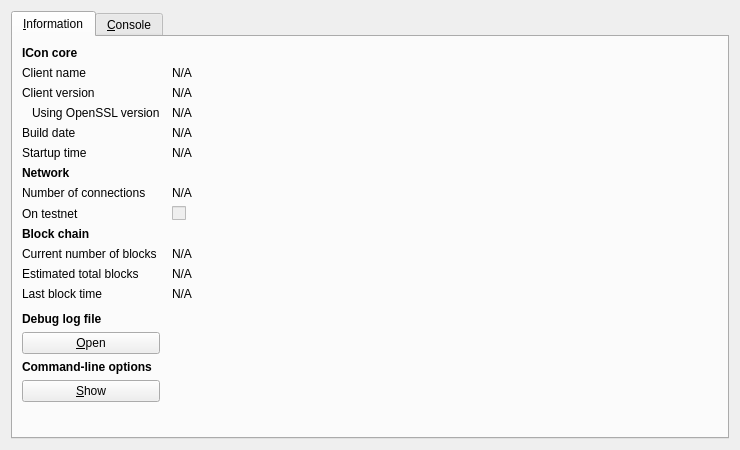
<?xml version="1.0" encoding="UTF-8"?>
<ui version="4.0">
 <class>RPCConsole</class>
 <widget class="QDialog" name="RPCConsole">
  <property name="geometry">
   <rect>
    <x>0</x>
    <y>0</y>
    <width>740</width>
    <height>450</height>
   </rect>
  </property>
  <property name="windowTitle">
   <string>ICon -Debug window</string>
  </property>
  <layout class="QVBoxLayout" name="verticalLayout_2">
   <item>
    <widget class="QTabWidget" name="tabWidget">
     <property name="currentIndex">
      <number>0</number>
     </property>
     <widget class="QWidget" name="tab_info">
      <attribute name="title">
       <string>&amp;Information</string>
      </attribute>
      <layout class="QGridLayout" name="gridLayout" columnstretch="0,1">
       <property name="horizontalSpacing">
        <number>12</number>
       </property>
       <item row="0" column="0">
        <widget class="QLabel" name="label_9">
         <property name="font">
          <font>
           <weight>75</weight>
           <bold>true</bold>
          </font>
         </property>
         <property name="text">
          <string>ICon core</string>
         </property>
        </widget>
       </item>
       <item row="1" column="0">
        <widget class="QLabel" name="label_5">
         <property name="text">
          <string>Client name</string>
         </property>
        </widget>
       </item>
       <item row="1" column="1">
        <widget class="QLabel" name="clientName">
         <property name="cursor">
          <cursorShape>IBeamCursor</cursorShape>
         </property>
         <property name="text">
          <string>N/A</string>
         </property>
         <property name="textFormat">
          <enum>Qt::PlainText</enum>
         </property>
         <property name="textInteractionFlags">
          <set>Qt::LinksAccessibleByMouse|Qt::TextSelectableByKeyboard|Qt::TextSelectableByMouse</set>
         </property>
        </widget>
       </item>
       <item row="2" column="0">
        <widget class="QLabel" name="label_6">
         <property name="text">
          <string>Client version</string>
         </property>
        </widget>
       </item>
       <item row="2" column="1">
        <widget class="QLabel" name="clientVersion">
         <property name="cursor">
          <cursorShape>IBeamCursor</cursorShape>
         </property>
         <property name="text">
          <string>N/A</string>
         </property>
         <property name="textFormat">
          <enum>Qt::PlainText</enum>
         </property>
         <property name="textInteractionFlags">
          <set>Qt::LinksAccessibleByMouse|Qt::TextSelectableByKeyboard|Qt::TextSelectableByMouse</set>
         </property>
        </widget>
       </item>
       <item row="3" column="0">
        <widget class="QLabel" name="label_14">
         <property name="text">
          <string>Using OpenSSL version</string>
         </property>
         <property name="indent">
          <number>10</number>
         </property>
        </widget>
       </item>
       <item row="3" column="1">
        <widget class="QLabel" name="openSSLVersion">
         <property name="cursor">
          <cursorShape>IBeamCursor</cursorShape>
         </property>
         <property name="text">
          <string>N/A</string>
         </property>
         <property name="textFormat">
          <enum>Qt::PlainText</enum>
         </property>
         <property name="textInteractionFlags">
          <set>Qt::LinksAccessibleByMouse|Qt::TextSelectableByKeyboard|Qt::TextSelectableByMouse</set>
         </property>
        </widget>
       </item>
       <item row="4" column="0">
        <widget class="QLabel" name="label_12">
         <property name="text">
          <string>Build date</string>
         </property>
        </widget>
       </item>
       <item row="4" column="1">
        <widget class="QLabel" name="buildDate">
         <property name="cursor">
          <cursorShape>IBeamCursor</cursorShape>
         </property>
         <property name="text">
          <string>N/A</string>
         </property>
         <property name="textFormat">
          <enum>Qt::PlainText</enum>
         </property>
         <property name="textInteractionFlags">
          <set>Qt::LinksAccessibleByMouse|Qt::TextSelectableByKeyboard|Qt::TextSelectableByMouse</set>
         </property>
        </widget>
       </item>
       <item row="5" column="0">
        <widget class="QLabel" name="label_13">
         <property name="text">
          <string>Startup time</string>
         </property>
        </widget>
       </item>
       <item row="5" column="1">
        <widget class="QLabel" name="startupTime">
         <property name="cursor">
          <cursorShape>IBeamCursor</cursorShape>
         </property>
         <property name="text">
          <string>N/A</string>
         </property>
         <property name="textFormat">
          <enum>Qt::PlainText</enum>
         </property>
         <property name="textInteractionFlags">
          <set>Qt::LinksAccessibleByMouse|Qt::TextSelectableByKeyboard|Qt::TextSelectableByMouse</set>
         </property>
        </widget>
       </item>
       <item row="6" column="0">
        <widget class="QLabel" name="label_11">
         <property name="font">
          <font>
           <weight>75</weight>
           <bold>true</bold>
          </font>
         </property>
         <property name="text">
          <string>Network</string>
         </property>
        </widget>
       </item>
       <item row="7" column="0">
        <widget class="QLabel" name="label_7">
         <property name="text">
          <string>Number of connections</string>
         </property>
        </widget>
       </item>
       <item row="7" column="1">
        <widget class="QLabel" name="numberOfConnections">
         <property name="cursor">
          <cursorShape>IBeamCursor</cursorShape>
         </property>
         <property name="text">
          <string>N/A</string>
         </property>
         <property name="textFormat">
          <enum>Qt::PlainText</enum>
         </property>
         <property name="textInteractionFlags">
          <set>Qt::LinksAccessibleByMouse|Qt::TextSelectableByKeyboard|Qt::TextSelectableByMouse</set>
         </property>
        </widget>
       </item>
       <item row="8" column="0">
        <widget class="QLabel" name="label_8">
         <property name="text">
          <string>On testnet</string>
         </property>
        </widget>
       </item>
       <item row="8" column="1">
        <widget class="QCheckBox" name="isTestNet">
         <property name="enabled">
          <bool>false</bool>
         </property>
         <property name="text">
          <string/>
         </property>
        </widget>
       </item>
       <item row="9" column="0">
        <widget class="QLabel" name="label_10">
         <property name="font">
          <font>
           <weight>75</weight>
           <bold>true</bold>
          </font>
         </property>
         <property name="text">
          <string>Block chain</string>
         </property>
        </widget>
       </item>
       <item row="10" column="0">
        <widget class="QLabel" name="label_3">
         <property name="text">
          <string>Current number of blocks</string>
         </property>
        </widget>
       </item>
       <item row="10" column="1">
        <widget class="QLabel" name="numberOfBlocks">
         <property name="cursor">
          <cursorShape>IBeamCursor</cursorShape>
         </property>
         <property name="text">
          <string>N/A</string>
         </property>
         <property name="textFormat">
          <enum>Qt::PlainText</enum>
         </property>
         <property name="textInteractionFlags">
          <set>Qt::LinksAccessibleByMouse|Qt::TextSelectableByKeyboard|Qt::TextSelectableByMouse</set>
         </property>
        </widget>
       </item>
       <item row="11" column="0">
        <widget class="QLabel" name="label_4">
         <property name="text">
          <string>Estimated total blocks</string>
         </property>
        </widget>
       </item>
       <item row="11" column="1">
        <widget class="QLabel" name="totalBlocks">
         <property name="cursor">
          <cursorShape>IBeamCursor</cursorShape>
         </property>
         <property name="text">
          <string>N/A</string>
         </property>
         <property name="textFormat">
          <enum>Qt::PlainText</enum>
         </property>
         <property name="textInteractionFlags">
          <set>Qt::LinksAccessibleByMouse|Qt::TextSelectableByKeyboard|Qt::TextSelectableByMouse</set>
         </property>
        </widget>
       </item>
       <item row="12" column="0">
        <widget class="QLabel" name="label_2">
         <property name="text">
          <string>Last block time</string>
         </property>
        </widget>
       </item>
       <item row="12" column="1">
        <widget class="QLabel" name="lastBlockTime">
         <property name="cursor">
          <cursorShape>IBeamCursor</cursorShape>
         </property>
         <property name="text">
          <string>N/A</string>
         </property>
         <property name="textFormat">
          <enum>Qt::PlainText</enum>
         </property>
         <property name="textInteractionFlags">
          <set>Qt::LinksAccessibleByMouse|Qt::TextSelectableByKeyboard|Qt::TextSelectableByMouse</set>
         </property>
        </widget>
       </item>
       <item row="13" column="0">
        <spacer name="verticalSpacer_2">
         <property name="orientation">
          <enum>Qt::Vertical</enum>
         </property>
         <property name="sizeHint" stdset="0">
          <size>
           <width>20</width>
           <height>20</height>
          </size>
         </property>
        </spacer>
       </item>
       <item row="14" column="0">
        <widget class="QLabel" name="labelDebugLogfile">
         <property name="font">
          <font>
           <weight>75</weight>
           <bold>true</bold>
          </font>
         </property>
         <property name="text">
          <string>Debug log file</string>
         </property>
        </widget>
       </item>
       <item row="15" column="0">
        <widget class="QPushButton" name="openDebugLogfileButton">
         <property name="toolTip">
          <string>Open the ICon Debug log file from the current data directory. This can take a few seconds for large log files.</string>
         </property>
         <property name="text">
          <string>&amp;Open</string>
         </property>
         <property name="autoDefault">
          <bool>false</bool>
         </property>
        </widget>
       </item>
       <item row="16" column="0">
        <widget class="QLabel" name="labelCLOptions">
         <property name="font">
          <font>
           <weight>75</weight>
           <bold>true</bold>
          </font>
         </property>
         <property name="text">
          <string>Command-line options</string>
         </property>
        </widget>
       </item>
       <item row="17" column="0">
        <widget class="QPushButton" name="showCLOptionsButton">
         <property name="toolTip">
          <string>Show the icon help message to get a list with possible ICon command-line options.</string>
         </property>
         <property name="text">
          <string>&amp;Show</string>
         </property>
         <property name="autoDefault">
          <bool>false</bool>
         </property>
        </widget>
       </item>
       <item row="18" column="0">
        <spacer name="verticalSpacer">
         <property name="orientation">
          <enum>Qt::Vertical</enum>
         </property>
         <property name="sizeHint" stdset="0">
          <size>
           <width>20</width>
           <height>40</height>
          </size>
         </property>
        </spacer>
       </item>
      </layout>
     </widget>
     <widget class="QWidget" name="tab_console">
      <attribute name="title">
       <string>&amp;Console</string>
      </attribute>
      <layout class="QVBoxLayout" name="verticalLayout_3">
       <property name="spacing">
        <number>3</number>
       </property>
       <item>
        <widget class="QTextEdit" name="messagesWidget">
         <property name="minimumSize">
          <size>
           <width>0</width>
           <height>100</height>
          </size>
         </property>
         <property name="readOnly">
          <bool>true</bool>
         </property>
         <property name="tabKeyNavigation" stdset="0">
          <bool>false</bool>
         </property>
         <property name="columnCount" stdset="0">
          <number>2</number>
         </property>
        </widget>
       </item>
       <item>
        <layout class="QHBoxLayout" name="horizontalLayout">
         <property name="spacing">
          <number>3</number>
         </property>
         <item>
          <widget class="QLabel" name="label">
           <property name="text">
            <string notr="true">&gt;</string>
           </property>
          </widget>
         </item>
         <item>
          <widget class="QLineEdit" name="lineEdit"/>
         </item>
         <item>
          <widget class="QPushButton" name="clearButton">
           <property name="maximumSize">
            <size>
             <width>24</width>
             <height>24</height>
            </size>
           </property>
           <property name="toolTip">
            <string>Clear console</string>
           </property>
           <property name="text">
            <string/>
           </property>
           <property name="icon">
            <iconset resource="../bitcoin.qrc">
             <normaloff>:/icons/remove</normaloff>:/icons/remove</iconset>
           </property>
           <property name="shortcut">
            <string notr="true">Ctrl+L</string>
           </property>
           <property name="autoDefault">
            <bool>false</bool>
           </property>
          </widget>
         </item>
        </layout>
       </item>
      </layout>
     </widget>
    </widget>
   </item>
  </layout>
 </widget>
 <resources>
  <include location="../bitcoin.qrc"/>
 </resources>
 <connections/>
</ui>
